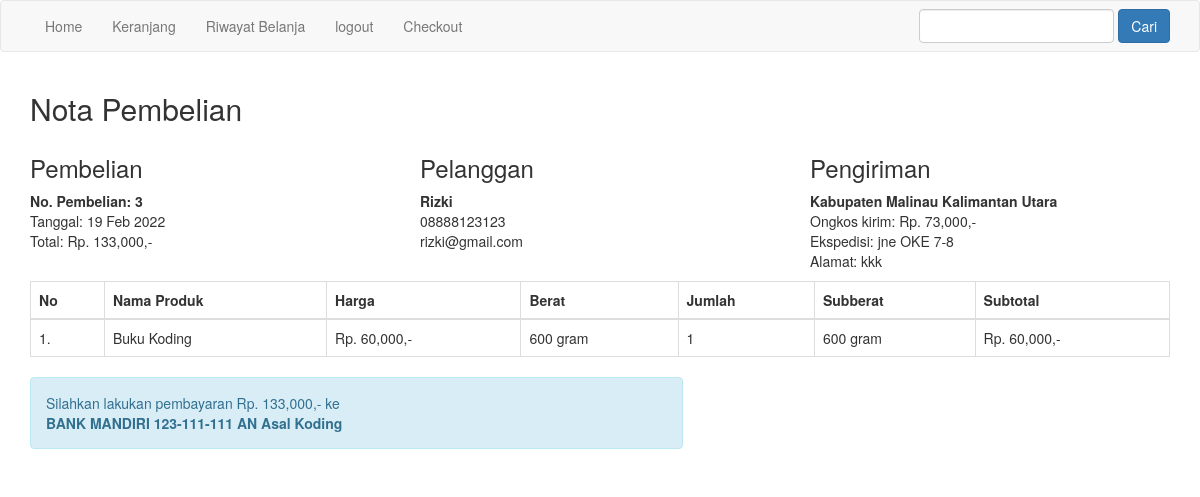
/nota.php?id=3 (signed in), run on the app's committed database.
### tables this page shows
CREATE TABLE `pembelian` (
  `id_pembelian` int(11) NOT NULL,
  `id_pelanggan` int(11) NOT NULL,
  `tanggal_pembelian` date NOT NULL,
  `total_pembelian` int(11) NOT NULL,
  `alamat_pengiriman` text NOT NULL,
  `status_pembelian` varchar(100) NOT NULL DEFAULT 'pending',
  `totalberat` int(11) NOT NULL,
  `provinsi` varchar(255) NOT NULL,
  `distrik` varchar(255) NOT NULL,
  `tipe` varchar(255) NOT NULL,
  `kodepos` varchar(255) NOT NULL,
  `ekspedisi` varchar(255) NOT NULL,
  `paket` varchar(255) NOT NULL,
  `ongkir` int(11) NOT NULL,
  `estimasi` varchar(255) NOT NULL,
  `resi_pengiriman` varchar(234) NOT NULL
);

CREATE TABLE `pelanggan` (
  `id_pelanggan` int(11) NOT NULL,
  `email_pelanggan` varchar(100) NOT NULL,
  `password_pelanggan` varchar(50) NOT NULL,
  `nama_pelanggan` varchar(100) NOT NULL,
  `telepon_pelanggan` varchar(100) NOT NULL,
  `alamat_pelanggan` text NOT NULL
);

CREATE TABLE `pembelian_produk` (
  `id_pembelian_produk` int(11) NOT NULL,
  `id_pembelian` int(11) NOT NULL,
  `id_produk` int(11) NOT NULL,
  `jumlah` int(11) NOT NULL,
  `nama` varchar(100) NOT NULL,
  `harga` int(11) NOT NULL,
  `berat` int(11) NOT NULL,
  `subberat` int(11) NOT NULL,
  `subharga` int(11) NOT NULL
);

### nota.php (the view, shortened to what this page needs)
<?php
include 'koneksi.php';
$ambil = $koneksi->query("SELECT * FROM pembelian JOIN pelanggan ON pembelian.id_pelanggan = pelanggan.id_pelanggan WHERE pembelian.id_pembelian = '$_GET[id]'");
$detail = $ambil->fetch_assoc();
?>
<!DOCTYPE html>
<html lang="en">
<head>
    <link rel="stylesheet" href="admin/assets/css/bootstrap.css">
</head>
<body>
    <?php include 'menu.php'; ?>
    <section class="content">
        <div class="container">
            <h2>Nota Pembelian</h2>
            <div class="row" style="margin-bottom: 10px;">
                <div class="col-md-4">
                    <h3>Pembelian</h3>
                    <strong>No. Pembelian: <?= $detail['id_pembelian']; ?></strong><br>
                    Tanggal: <?= date("d M Y", strtotime($detail['tanggal_pembelian'])); ?><br>
                    Total: Rp. <?= number_format($detail['total_pembelian']); ?>,-
                </div>
                <div class="col-md-4">
                    <h3>Pelanggan</h3>
                    <strong><?= $detail["nama_pelanggan"]; ?></strong><br>
                    <p>
                        <?= $detail["telepon_pelanggan"]; ?><br>
                        <?= $detail["email_pelanggan"]; ?>
                    </p>
                </div>
                <div class="col-md-4">
                    <h3>Pengiriman</h3>
                    <strong><?= $detail['tipe']; ?> <?= $detail['distrik']; ?> <?= $detail['provinsi']; ?></strong><br>
                    Ongkos kirim: Rp. <?= number_format($detail['ongkir']); ?>,-<br>
                    Ekspedisi: <?= $detail['ekspedisi']; ?> <?= $detail['paket']; ?> <?= $detail['estimasi']; ?><br>
                    Alamat: <?= $detail['alamat_pengiriman']; ?>
                </div>
            </div>
            <table class="table table-bordered">
                <thead>
                    <tr>
                        <th>No</th>
                        <th>Nama Produk</th>
                        <th>Harga</th>
                        <th>Berat</th>
                        <th>Jumlah</th>
                        <th>Subberat</th>
                        <th>Subtotal</th>
                    </tr>
                </thead>
                <tbody>
                    <?php $no = 1; ?>
                    <?php $ambil = $koneksi->query("SELECT * FROM pembelian_produk WHERE id_pembelian = '$_GET[id]'"); ?>
                    <?php while ($pecah = $ambil->fetch_assoc()) : ?>
                        <tr>
                            <td><?= $no; ?>.</td>
                            <td><?= $pecah["nama"]; ?></td>
                            <td>Rp. <?= number_format($pecah["harga"]); ?>,-</td>
                            <td><?= $pecah["berat"]; ?> gram</td>
                            <td><?= $pecah["jumlah"]; ?></td>
                            <td><?= $pecah["subberat"]; ?> gram</td>
                            <td>Rp. <?= number_format($pecah["subharga"]); ?>,-</td>
                        </tr>
                        <?php $no++; ?>
                    <?php endwhile; ?>
                </tbody>
            </table>
            <div class="row">
                <div class="col-md-7">
                    <div class="alert alert-info">
                        <p>
                            Silahkan lakukan pembayaran Rp. <?= number_format($detail['total_pembelian']); ?>,- ke <br>
                            <strong>BANK MANDIRI 123-111-111 AN Asal Koding</strong>
                        </p>
                    </div>
                </div>
            </div>
        </div>
    </section>
</body>
</html>

### data on the page
pembelian: id_pembelian "3", tanggal_pembelian "19 Feb 2022", total_pembelian "133,000", id_pelanggan.nama_pelanggan "Rizki", id_pelanggan.telepon_pelanggan "08888123123", id_pelanggan.email_pelanggan "rizki@gmail.com", tipe "Kabupaten", distrik "Malinau", provinsi "Kalimantan Utara", ongkir "73,000", ekspedisi "jne", paket "OKE", estimasi "7-8", alamat_pengiriman "kkk"
pembelian_produk: nama "Buku Koding", harga "60,000", berat "600", jumlah "1", subberat "600", subharga "60,000"
